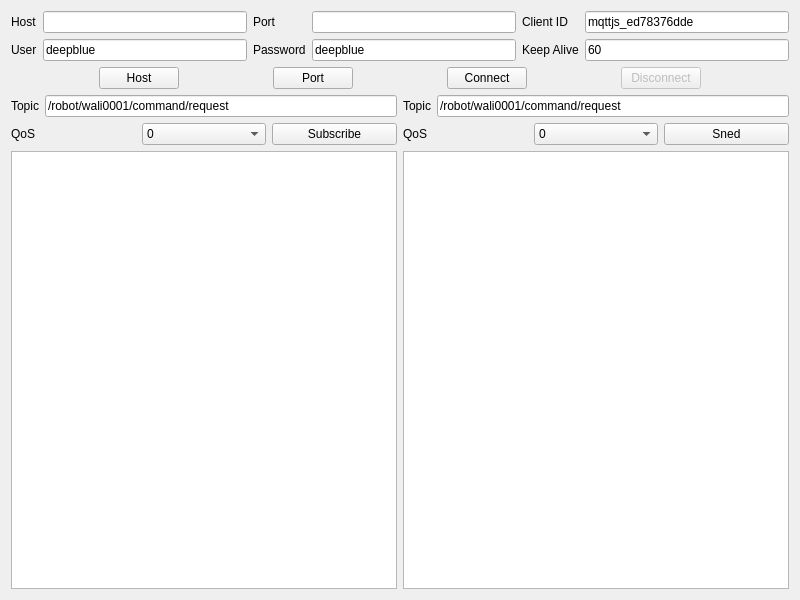
<?xml version="1.0" encoding="UTF-8"?>
<ui version="4.0">
 <class>QMqttWidget</class>
 <widget class="QWidget" name="QMqttWidget">
  <property name="geometry">
   <rect>
    <x>0</x>
    <y>0</y>
    <width>800</width>
    <height>600</height>
   </rect>
  </property>
  <property name="windowTitle">
   <string>QMqttWidget</string>
  </property>
  <layout class="QGridLayout" name="gridLayout">
   <item row="0" column="0">
    <layout class="QVBoxLayout" name="verticalLayout_7">
     <item>
      <layout class="QHBoxLayout" name="horizontalLayout">
       <item>
        <layout class="QVBoxLayout" name="verticalLayout">
         <item>
          <widget class="QLabel" name="label">
           <property name="text">
            <string>Host</string>
           </property>
          </widget>
         </item>
         <item>
          <widget class="QLabel" name="label_4">
           <property name="text">
            <string>User</string>
           </property>
          </widget>
         </item>
        </layout>
       </item>
       <item>
        <layout class="QVBoxLayout" name="verticalLayout_2">
         <item>
          <widget class="QLineEdit" name="lineEdit_host">
           <property name="text">
            <string/>
           </property>
          </widget>
         </item>
         <item>
          <widget class="QLineEdit" name="lineEdit_user">
           <property name="text">
            <string>deepblue</string>
           </property>
          </widget>
         </item>
        </layout>
       </item>
       <item>
        <layout class="QVBoxLayout" name="verticalLayout_3">
         <item>
          <widget class="QLabel" name="label_2">
           <property name="text">
            <string>Port</string>
           </property>
          </widget>
         </item>
         <item>
          <widget class="QLabel" name="label_5">
           <property name="text">
            <string>Password</string>
           </property>
          </widget>
         </item>
        </layout>
       </item>
       <item>
        <layout class="QVBoxLayout" name="verticalLayout_4">
         <item>
          <widget class="QLineEdit" name="lineEdit_port">
           <property name="text">
            <string/>
           </property>
          </widget>
         </item>
         <item>
          <widget class="QLineEdit" name="lineEdit_password">
           <property name="text">
            <string>deepblue</string>
           </property>
          </widget>
         </item>
        </layout>
       </item>
       <item>
        <layout class="QVBoxLayout" name="verticalLayout_5">
         <item>
          <widget class="QLabel" name="label_3">
           <property name="text">
            <string>Client ID</string>
           </property>
          </widget>
         </item>
         <item>
          <widget class="QLabel" name="label_6">
           <property name="text">
            <string>Keep Alive</string>
           </property>
          </widget>
         </item>
        </layout>
       </item>
       <item>
        <layout class="QVBoxLayout" name="verticalLayout_6">
         <item>
          <widget class="QLineEdit" name="lineEdit_clientId">
           <property name="text">
            <string>mqttjs_ed78376dde</string>
           </property>
          </widget>
         </item>
         <item>
          <widget class="QLineEdit" name="lineEdit_keepAlive">
           <property name="text">
            <string>60</string>
           </property>
          </widget>
         </item>
        </layout>
       </item>
      </layout>
     </item>
     <item>
      <layout class="QHBoxLayout" name="horizontalLayout_2">
       <item>
        <spacer name="horizontalSpacer">
         <property name="orientation">
          <enum>Qt::Horizontal</enum>
         </property>
         <property name="sizeHint" stdset="0">
          <size>
           <width>40</width>
           <height>20</height>
          </size>
         </property>
        </spacer>
       </item>
       <item>
        <widget class="QPushButton" name="pushButton_connect_3">
         <property name="text">
          <string>Host</string>
         </property>
        </widget>
       </item>
       <item>
        <spacer name="horizontalSpacer_4">
         <property name="orientation">
          <enum>Qt::Horizontal</enum>
         </property>
         <property name="sizeHint" stdset="0">
          <size>
           <width>40</width>
           <height>20</height>
          </size>
         </property>
        </spacer>
       </item>
       <item>
        <widget class="QPushButton" name="pushButton_connect_2">
         <property name="text">
          <string>Port</string>
         </property>
        </widget>
       </item>
       <item>
        <spacer name="horizontalSpacer_5">
         <property name="orientation">
          <enum>Qt::Horizontal</enum>
         </property>
         <property name="sizeHint" stdset="0">
          <size>
           <width>40</width>
           <height>20</height>
          </size>
         </property>
        </spacer>
       </item>
       <item>
        <widget class="QPushButton" name="pushButton_connect">
         <property name="text">
          <string>Connect</string>
         </property>
        </widget>
       </item>
       <item>
        <spacer name="horizontalSpacer_2">
         <property name="orientation">
          <enum>Qt::Horizontal</enum>
         </property>
         <property name="sizeHint" stdset="0">
          <size>
           <width>40</width>
           <height>20</height>
          </size>
         </property>
        </spacer>
       </item>
       <item>
        <widget class="QPushButton" name="pushButton_disconnect">
         <property name="enabled">
          <bool>false</bool>
         </property>
         <property name="text">
          <string>Disconnect</string>
         </property>
        </widget>
       </item>
       <item>
        <spacer name="horizontalSpacer_3">
         <property name="orientation">
          <enum>Qt::Horizontal</enum>
         </property>
         <property name="sizeHint" stdset="0">
          <size>
           <width>40</width>
           <height>20</height>
          </size>
         </property>
        </spacer>
       </item>
      </layout>
     </item>
    </layout>
   </item>
   <item row="1" column="0">
    <layout class="QHBoxLayout" name="horizontalLayout_7">
     <item>
      <layout class="QVBoxLayout" name="verticalLayout_8">
       <item>
        <layout class="QHBoxLayout" name="horizontalLayout_3">
         <item>
          <widget class="QLabel" name="label_7">
           <property name="text">
            <string>Topic</string>
           </property>
          </widget>
         </item>
         <item>
          <widget class="QLineEdit" name="lineEdit_topicSubscribe">
           <property name="text">
            <string>/robot/wali0001/command/request</string>
           </property>
          </widget>
         </item>
        </layout>
       </item>
       <item>
        <layout class="QHBoxLayout" name="horizontalLayout_4">
         <item>
          <widget class="QLabel" name="label_8">
           <property name="text">
            <string>QoS</string>
           </property>
          </widget>
         </item>
         <item>
          <widget class="QComboBox" name="comboBox_Subscribe">
           <item>
            <property name="text">
             <string>0</string>
            </property>
           </item>
           <item>
            <property name="text">
             <string>1</string>
            </property>
           </item>
           <item>
            <property name="text">
             <string>2</string>
            </property>
           </item>
          </widget>
         </item>
         <item>
          <widget class="QPushButton" name="pushButton_Subscribe">
           <property name="text">
            <string>Subscribe</string>
           </property>
          </widget>
         </item>
        </layout>
       </item>
       <item>
        <widget class="QTextBrowser" name="textBrowser"/>
       </item>
      </layout>
     </item>
     <item>
      <layout class="QVBoxLayout" name="verticalLayout_9">
       <item>
        <layout class="QHBoxLayout" name="horizontalLayout_5">
         <item>
          <widget class="QLabel" name="label_9">
           <property name="text">
            <string>Topic</string>
           </property>
          </widget>
         </item>
         <item>
          <widget class="QLineEdit" name="lineEdit_topicSend">
           <property name="text">
            <string>/robot/wali0001/command/request</string>
           </property>
          </widget>
         </item>
        </layout>
       </item>
       <item>
        <layout class="QHBoxLayout" name="horizontalLayout_6">
         <item>
          <widget class="QLabel" name="label_10">
           <property name="text">
            <string>QoS</string>
           </property>
          </widget>
         </item>
         <item>
          <widget class="QComboBox" name="comboBox_Send">
           <item>
            <property name="text">
             <string>0</string>
            </property>
           </item>
           <item>
            <property name="text">
             <string>1</string>
            </property>
           </item>
           <item>
            <property name="text">
             <string>2</string>
            </property>
           </item>
          </widget>
         </item>
         <item>
          <widget class="QPushButton" name="pushButton_Send">
           <property name="text">
            <string>Sned</string>
           </property>
          </widget>
         </item>
        </layout>
       </item>
       <item>
        <widget class="QTextEdit" name="textEdit"/>
       </item>
      </layout>
     </item>
    </layout>
   </item>
  </layout>
 </widget>
 <layoutdefault spacing="6" margin="11"/>
 <resources/>
 <connections/>
</ui>
